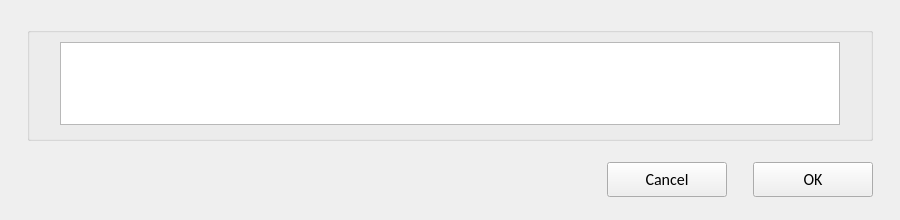
<?xml version="1.0" encoding="UTF-8"?>
<ui version="4.0">
 <class>C_SyvDaItPaArWidget</class>
 <widget class="QWidget" name="C_SyvDaItPaArWidget">
  <property name="geometry">
   <rect>
    <x>0</x>
    <y>0</y>
    <width>900</width>
    <height>220</height>
   </rect>
  </property>
  <property name="windowTitle">
   <string>Form</string>
  </property>
  <layout class="QVBoxLayout" name="verticalLayout_2">
   <property name="leftMargin">
    <number>27</number>
   </property>
   <property name="topMargin">
    <number>27</number>
   </property>
   <property name="rightMargin">
    <number>27</number>
   </property>
   <item>
    <widget class="stw_opensyde_gui_elements::C_OgeGbx" name="pc_GroupBoxGeneral">
     <property name="title">
      <string/>
     </property>
     <layout class="QVBoxLayout" name="verticalLayout">
      <property name="leftMargin">
       <number>30</number>
      </property>
      <property name="rightMargin">
       <number>30</number>
      </property>
      <property name="bottomMargin">
       <number>13</number>
      </property>
      <item>
       <widget class="stw_opensyde_gui::C_SyvDaItPaArView" name="pc_TableView"/>
      </item>
     </layout>
    </widget>
   </item>
   <item>
    <spacer name="verticalSpacer">
     <property name="orientation">
      <enum>Qt::Vertical</enum>
     </property>
     <property name="sizeType">
      <enum>QSizePolicy::Fixed</enum>
     </property>
     <property name="sizeHint" stdset="0">
      <size>
       <width>20</width>
       <height>15</height>
      </size>
     </property>
    </spacer>
   </item>
   <item>
    <layout class="QHBoxLayout" name="horizontalLayout_7">
     <item>
      <spacer name="horizontalSpacer_3">
       <property name="orientation">
        <enum>Qt::Horizontal</enum>
       </property>
       <property name="sizeHint" stdset="0">
        <size>
         <width>40</width>
         <height>20</height>
        </size>
       </property>
      </spacer>
     </item>
     <item>
      <widget class="stw_opensyde_gui_elements::C_OgePubCancel" name="pc_BushButtonCancel">
       <property name="minimumSize">
        <size>
         <width>120</width>
         <height>35</height>
        </size>
       </property>
       <property name="maximumSize">
        <size>
         <width>120</width>
         <height>35</height>
        </size>
       </property>
       <property name="font">
        <font>
         <family>Calibri</family>
         <pointsize>12</pointsize>
        </font>
       </property>
       <property name="text">
        <string>Cancel</string>
       </property>
      </widget>
     </item>
     <item>
      <spacer name="horizontalSpacer_4">
       <property name="orientation">
        <enum>Qt::Horizontal</enum>
       </property>
       <property name="sizeType">
        <enum>QSizePolicy::Fixed</enum>
       </property>
       <property name="sizeHint" stdset="0">
        <size>
         <width>20</width>
         <height>20</height>
        </size>
       </property>
      </spacer>
     </item>
     <item>
      <widget class="stw_opensyde_gui_elements::C_OgePubDialog" name="pc_BushButtonOk">
       <property name="minimumSize">
        <size>
         <width>120</width>
         <height>35</height>
        </size>
       </property>
       <property name="maximumSize">
        <size>
         <width>120</width>
         <height>35</height>
        </size>
       </property>
       <property name="font">
        <font>
         <family>Calibri</family>
         <pointsize>12</pointsize>
        </font>
       </property>
       <property name="text">
        <string>OK</string>
       </property>
      </widget>
     </item>
    </layout>
   </item>
   <item>
    <spacer name="verticalSpacer_2">
     <property name="orientation">
      <enum>Qt::Vertical</enum>
     </property>
     <property name="sizeType">
      <enum>QSizePolicy::Fixed</enum>
     </property>
     <property name="sizeHint" stdset="0">
      <size>
       <width>20</width>
       <height>12</height>
      </size>
     </property>
    </spacer>
   </item>
  </layout>
 </widget>
 <customwidgets>
  <customwidget>
   <class>stw_opensyde_gui_elements::C_OgePubCancel</class>
   <extends>QPushButton</extends>
   <header>C_OgePubCancel.h</header>
  </customwidget>
  <customwidget>
   <class>stw_opensyde_gui_elements::C_OgePubDialog</class>
   <extends>QPushButton</extends>
   <header>C_OgePubDialog.h</header>
  </customwidget>
  <customwidget>
   <class>stw_opensyde_gui_elements::C_OgeGbx</class>
   <extends>QGroupBox</extends>
   <header>C_OgeGbx.h</header>
   <container>1</container>
  </customwidget>
  <customwidget>
   <class>stw_opensyde_gui::C_SyvDaItPaArView</class>
   <extends>QTableView</extends>
   <header>C_SyvDaItPaArView.h</header>
  </customwidget>
 </customwidgets>
 <tabstops>
  <tabstop>pc_TableView</tabstop>
  <tabstop>pc_BushButtonOk</tabstop>
  <tabstop>pc_BushButtonCancel</tabstop>
 </tabstops>
 <resources/>
 <connections/>
</ui>
